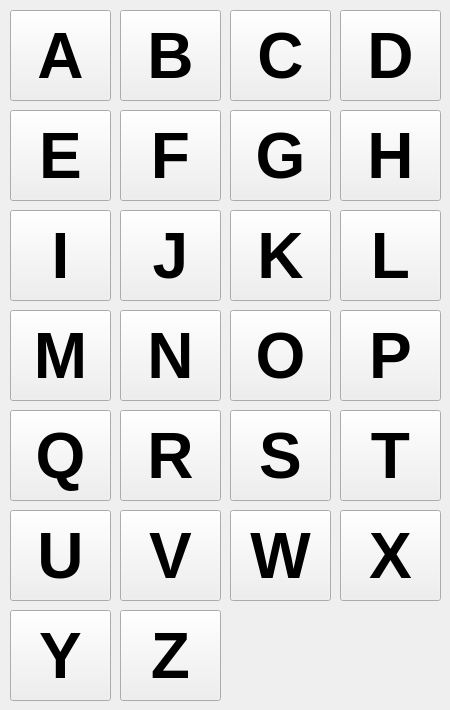
   <widget class="QWidget" name="page_3">
    <widget class="QPushButton" name="BY">
     <property name="geometry">
      <rect>
       <x>10</x>
       <y>610</y>
       <width>101</width>
       <height>91</height>
      </rect>
     </property>
     <property name="font">
      <font>
       <family>MS UI Gothic</family>
       <pointsize>48</pointsize>
       <weight>75</weight>
       <bold>true</bold>
      </font>
     </property>
     <property name="text">
      <string>Y</string>
     </property>
     <property name="checkable">
      <bool>false</bool>
     </property>
     <property name="autoDefault">
      <bool>false</bool>
     </property>
     <property name="default">
      <bool>false</bool>
     </property>
     <property name="flat">
      <bool>false</bool>
     </property>
    </widget>
    <widget class="QPushButton" name="BD">
     <property name="geometry">
      <rect>
       <x>340</x>
       <y>10</y>
       <width>101</width>
       <height>91</height>
      </rect>
     </property>
     <property name="font">
      <font>
       <family>MS UI Gothic</family>
       <pointsize>48</pointsize>
       <weight>75</weight>
       <bold>true</bold>
      </font>
     </property>
     <property name="text">
      <string>D</string>
     </property>
     <property name="checkable">
      <bool>false</bool>
     </property>
     <property name="autoDefault">
      <bool>false</bool>
     </property>
     <property name="default">
      <bool>false</bool>
     </property>
     <property name="flat">
      <bool>false</bool>
     </property>
    </widget>
    <widget class="QPushButton" name="BW">
     <property name="geometry">
      <rect>
       <x>230</x>
       <y>510</y>
       <width>101</width>
       <height>91</height>
      </rect>
     </property>
     <property name="font">
      <font>
       <family>MS UI Gothic</family>
       <pointsize>48</pointsize>
       <weight>75</weight>
       <bold>true</bold>
      </font>
     </property>
     <property name="text">
      <string>W</string>
     </property>
     <property name="checkable">
      <bool>false</bool>
     </property>
     <property name="autoDefault">
      <bool>false</bool>
     </property>
     <property name="default">
      <bool>false</bool>
     </property>
     <property name="flat">
      <bool>false</bool>
     </property>
    </widget>
    <widget class="QPushButton" name="BZ">
     <property name="geometry">
      <rect>
       <x>120</x>
       <y>610</y>
       <width>101</width>
       <height>91</height>
      </rect>
     </property>
     <property name="font">
      <font>
       <family>MS UI Gothic</family>
       <pointsize>48</pointsize>
       <weight>75</weight>
       <bold>true</bold>
      </font>
     </property>
     <property name="text">
      <string>Z</string>
     </property>
     <property name="checkable">
      <bool>false</bool>
     </property>
     <property name="autoDefault">
      <bool>false</bool>
     </property>
     <property name="default">
      <bool>false</bool>
     </property>
     <property name="flat">
      <bool>false</bool>
     </property>
    </widget>
    <widget class="QPushButton" name="BN">
     <property name="geometry">
      <rect>
       <x>120</x>
       <y>310</y>
       <width>101</width>
       <height>91</height>
      </rect>
     </property>
     <property name="font">
      <font>
       <family>MS UI Gothic</family>
       <pointsize>48</pointsize>
       <weight>75</weight>
       <bold>true</bold>
      </font>
     </property>
     <property name="text">
      <string>N</string>
     </property>
     <property name="checkable">
      <bool>false</bool>
     </property>
     <property name="autoDefault">
      <bool>false</bool>
     </property>
     <property name="default">
      <bool>false</bool>
     </property>
     <property name="flat">
      <bool>false</bool>
     </property>
    </widget>
    <widget class="QPushButton" name="BV">
     <property name="geometry">
      <rect>
       <x>120</x>
       <y>510</y>
       <width>101</width>
       <height>91</height>
      </rect>
     </property>
     <property name="font">
      <font>
       <family>MS UI Gothic</family>
       <pointsize>48</pointsize>
       <weight>75</weight>
       <bold>true</bold>
      </font>
     </property>
     <property name="text">
      <string>V</string>
     </property>
     <property name="checkable">
      <bool>false</bool>
     </property>
     <property name="autoDefault">
      <bool>false</bool>
     </property>
     <property name="default">
      <bool>false</bool>
     </property>
     <property name="flat">
      <bool>false</bool>
     </property>
    </widget>
    <widget class="QPushButton" name="BB">
     <property name="geometry">
      <rect>
       <x>120</x>
       <y>10</y>
       <width>101</width>
       <height>91</height>
      </rect>
     </property>
     <property name="font">
      <font>
       <family>MS UI Gothic</family>
       <pointsize>48</pointsize>
       <weight>75</weight>
       <bold>true</bold>
      </font>
     </property>
     <property name="text">
      <string>B</string>
     </property>
     <property name="checkable">
      <bool>false</bool>
     </property>
     <property name="autoDefault">
      <bool>false</bool>
     </property>
     <property name="default">
      <bool>false</bool>
     </property>
     <property name="flat">
      <bool>false</bool>
     </property>
    </widget>
    <widget class="QPushButton" name="BR">
     <property name="geometry">
      <rect>
       <x>120</x>
       <y>410</y>
       <width>101</width>
       <height>91</height>
      </rect>
     </property>
     <property name="font">
      <font>
       <family>MS UI Gothic</family>
       <pointsize>48</pointsize>
       <weight>75</weight>
       <bold>true</bold>
      </font>
     </property>
     <property name="text">
      <string>R</string>
     </property>
     <property name="checkable">
      <bool>false</bool>
     </property>
     <property name="autoDefault">
      <bool>false</bool>
     </property>
     <property name="default">
      <bool>false</bool>
     </property>
     <property name="flat">
      <bool>false</bool>
     </property>
    </widget>
    <widget class="QPushButton" name="BU">
     <property name="geometry">
      <rect>
       <x>10</x>
       <y>510</y>
       <width>101</width>
       <height>91</height>
      </rect>
     </property>
     <property name="font">
      <font>
       <family>MS UI Gothic</family>
       <pointsize>48</pointsize>
       <weight>75</weight>
       <bold>true</bold>
      </font>
     </property>
     <property name="text">
      <string>U</string>
     </property>
     <property name="checkable">
      <bool>false</bool>
     </property>
     <property name="autoDefault">
      <bool>false</bool>
     </property>
     <property name="default">
      <bool>false</bool>
     </property>
     <property name="flat">
      <bool>false</bool>
     </property>
    </widget>
    <widget class="QPushButton" name="BJ">
     <property name="geometry">
      <rect>
       <x>120</x>
       <y>210</y>
       <width>101</width>
       <height>91</height>
      </rect>
     </property>
     <property name="font">
      <font>
       <family>MS UI Gothic</family>
       <pointsize>48</pointsize>
       <weight>75</weight>
       <bold>true</bold>
      </font>
     </property>
     <property name="text">
      <string>J</string>
     </property>
     <property name="checkable">
      <bool>false</bool>
     </property>
     <property name="autoDefault">
      <bool>false</bool>
     </property>
     <property name="default">
      <bool>false</bool>
     </property>
     <property name="flat">
      <bool>false</bool>
     </property>
    </widget>
    <widget class="QPushButton" name="BL">
     <property name="geometry">
      <rect>
       <x>340</x>
       <y>210</y>
       <width>101</width>
       <height>91</height>
      </rect>
     </property>
     <property name="font">
      <font>
       <family>MS UI Gothic</family>
       <pointsize>48</pointsize>
       <weight>75</weight>
       <bold>true</bold>
      </font>
     </property>
     <property name="text">
      <string>L</string>
     </property>
     <property name="checkable">
      <bool>false</bool>
     </property>
     <property name="autoDefault">
      <bool>false</bool>
     </property>
     <property name="default">
      <bool>false</bool>
     </property>
     <property name="flat">
      <bool>false</bool>
     </property>
    </widget>
    <widget class="QPushButton" name="BI">
     <property name="geometry">
      <rect>
       <x>10</x>
       <y>210</y>
       <width>101</width>
       <height>91</height>
      </rect>
     </property>
     <property name="font">
      <font>
       <family>MS UI Gothic</family>
       <pointsize>48</pointsize>
       <weight>75</weight>
       <bold>true</bold>
      </font>
     </property>
     <property name="text">
      <string>I</string>
     </property>
     <property name="checkable">
      <bool>false</bool>
     </property>
     <property name="autoDefault">
      <bool>false</bool>
     </property>
     <property name="default">
      <bool>false</bool>
     </property>
     <property name="flat">
      <bool>false</bool>
     </property>
    </widget>
    <widget class="QPushButton" name="BC">
     <property name="geometry">
      <rect>
       <x>230</x>
       <y>10</y>
       <width>101</width>
       <height>91</height>
      </rect>
     </property>
     <property name="font">
      <font>
       <family>MS UI Gothic</family>
       <pointsize>48</pointsize>
       <weight>75</weight>
       <bold>true</bold>
      </font>
     </property>
     <property name="text">
      <string>C</string>
     </property>
     <property name="checkable">
      <bool>false</bool>
     </property>
     <property name="autoDefault">
      <bool>false</bool>
     </property>
     <property name="default">
      <bool>false</bool>
     </property>
     <property name="flat">
      <bool>false</bool>
     </property>
    </widget>
    <widget class="QPushButton" name="BO">
     <property name="geometry">
      <rect>
       <x>230</x>
       <y>310</y>
       <width>101</width>
       <height>91</height>
      </rect>
     </property>
     <property name="font">
      <font>
       <family>MS UI Gothic</family>
       <pointsize>48</pointsize>
       <weight>75</weight>
       <bold>true</bold>
      </font>
     </property>
     <property name="text">
      <string>O</string>
     </property>
     <property name="checkable">
      <bool>false</bool>
     </property>
     <property name="autoDefault">
      <bool>false</bool>
     </property>
     <property name="default">
      <bool>false</bool>
     </property>
     <property name="flat">
      <bool>false</bool>
     </property>
    </widget>
    <widget class="QPushButton" name="BF">
     <property name="geometry">
      <rect>
       <x>120</x>
       <y>110</y>
       <width>101</width>
       <height>91</height>
      </rect>
     </property>
     <property name="font">
      <font>
       <family>MS UI Gothic</family>
       <pointsize>48</pointsize>
       <weight>75</weight>
       <bold>true</bold>
      </font>
     </property>
     <property name="text">
      <string>F</string>
     </property>
     <property name="checkable">
      <bool>false</bool>
     </property>
     <property name="autoDefault">
      <bool>false</bool>
     </property>
     <property name="default">
      <bool>false</bool>
     </property>
     <property name="flat">
      <bool>false</bool>
     </property>
    </widget>
    <widget class="QPushButton" name="BK">
     <property name="geometry">
      <rect>
       <x>230</x>
       <y>210</y>
       <width>101</width>
       <height>91</height>
      </rect>
     </property>
     <property name="font">
      <font>
       <family>MS UI Gothic</family>
       <pointsize>48</pointsize>
       <weight>75</weight>
       <bold>true</bold>
      </font>
     </property>
     <property name="text">
      <string>K</string>
     </property>
     <property name="checkable">
      <bool>false</bool>
     </property>
     <property name="autoDefault">
      <bool>false</bool>
     </property>
     <property name="default">
      <bool>false</bool>
     </property>
     <property name="flat">
      <bool>false</bool>
     </property>
    </widget>
    <widget class="QPushButton" name="BE">
     <property name="geometry">
      <rect>
       <x>10</x>
       <y>110</y>
       <width>101</width>
       <height>91</height>
      </rect>
     </property>
     <property name="font">
      <font>
       <family>MS UI Gothic</family>
       <pointsize>48</pointsize>
       <weight>75</weight>
       <bold>true</bold>
      </font>
     </property>
     <property name="text">
      <string>E</string>
     </property>
     <property name="checkable">
      <bool>false</bool>
     </property>
     <property name="autoDefault">
      <bool>false</bool>
     </property>
     <property name="default">
      <bool>false</bool>
     </property>
     <property name="flat">
      <bool>false</bool>
     </property>
    </widget>
    <widget class="QPushButton" name="BH">
     <property name="geometry">
      <rect>
       <x>340</x>
       <y>110</y>
       <width>101</width>
       <height>91</height>
      </rect>
     </property>
     <property name="font">
      <font>
       <family>MS UI Gothic</family>
       <pointsize>48</pointsize>
       <weight>75</weight>
       <bold>true</bold>
      </font>
     </property>
     <property name="text">
      <string>H</string>
     </property>
     <property name="checkable">
      <bool>false</bool>
     </property>
     <property name="autoDefault">
      <bool>false</bool>
     </property>
     <property name="default">
      <bool>false</bool>
     </property>
     <property name="flat">
      <bool>false</bool>
     </property>
    </widget>
    <widget class="QPushButton" name="BA">
     <property name="geometry">
      <rect>
       <x>10</x>
       <y>10</y>
       <width>101</width>
       <height>91</height>
      </rect>
     </property>
     <property name="font">
      <font>
       <family>MS UI Gothic</family>
       <pointsize>48</pointsize>
       <weight>75</weight>
       <bold>true</bold>
      </font>
     </property>
     <property name="text">
      <string>A</string>
     </property>
     <property name="checkable">
      <bool>false</bool>
     </property>
     <property name="autoDefault">
      <bool>false</bool>
     </property>
     <property name="default">
      <bool>false</bool>
     </property>
     <property name="flat">
      <bool>false</bool>
     </property>
    </widget>
    <widget class="QPushButton" name="BX">
     <property name="geometry">
      <rect>
       <x>340</x>
       <y>510</y>
       <width>101</width>
       <height>91</height>
      </rect>
     </property>
     <property name="font">
      <font>
       <family>MS UI Gothic</family>
       <pointsize>48</pointsize>
       <weight>75</weight>
       <bold>true</bold>
      </font>
     </property>
     <property name="text">
      <string>X</string>
     </property>
     <property name="checkable">
      <bool>false</bool>
     </property>
     <property name="autoDefault">
      <bool>false</bool>
     </property>
     <property name="default">
      <bool>false</bool>
     </property>
     <property name="flat">
      <bool>false</bool>
     </property>
    </widget>
    <widget class="QPushButton" name="BM">
     <property name="geometry">
      <rect>
       <x>10</x>
       <y>310</y>
       <width>101</width>
       <height>91</height>
      </rect>
     </property>
     <property name="font">
      <font>
       <family>MS UI Gothic</family>
       <pointsize>48</pointsize>
       <weight>75</weight>
       <bold>true</bold>
      </font>
     </property>
     <property name="text">
      <string>M</string>
     </property>
     <property name="checkable">
      <bool>false</bool>
     </property>
     <property name="autoDefault">
      <bool>false</bool>
     </property>
     <property name="default">
      <bool>false</bool>
     </property>
     <property name="flat">
      <bool>false</bool>
     </property>
    </widget>
    <widget class="QPushButton" name="BQ">
     <property name="geometry">
      <rect>
       <x>10</x>
       <y>410</y>
       <width>101</width>
       <height>91</height>
      </rect>
     </property>
     <property name="font">
      <font>
       <family>MS UI Gothic</family>
       <pointsize>48</pointsize>
       <weight>75</weight>
       <bold>true</bold>
      </font>
     </property>
     <property name="text">
      <string>Q</string>
     </property>
     <property name="checkable">
      <bool>false</bool>
     </property>
     <property name="autoDefault">
      <bool>false</bool>
     </property>
     <property name="default">
      <bool>false</bool>
     </property>
     <property name="flat">
      <bool>false</bool>
     </property>
    </widget>
    <widget class="QPushButton" name="BP">
     <property name="geometry">
      <rect>
       <x>340</x>
       <y>310</y>
       <width>101</width>
       <height>91</height>
      </rect>
     </property>
     <property name="font">
      <font>
       <family>MS UI Gothic</family>
       <pointsize>48</pointsize>
       <weight>75</weight>
       <bold>true</bold>
      </font>
     </property>
     <property name="text">
      <string>P</string>
     </property>
     <property name="checkable">
      <bool>false</bool>
     </property>
     <property name="autoDefault">
      <bool>false</bool>
     </property>
     <property name="default">
      <bool>false</bool>
     </property>
     <property name="flat">
      <bool>false</bool>
     </property>
    </widget>
    <widget class="QPushButton" name="BT">
     <property name="geometry">
      <rect>
       <x>340</x>
       <y>410</y>
       <width>101</width>
       <height>91</height>
      </rect>
     </property>
     <property name="font">
      <font>
       <family>MS UI Gothic</family>
       <pointsize>48</pointsize>
       <weight>75</weight>
       <bold>true</bold>
      </font>
     </property>
     <property name="text">
      <string>T</string>
     </property>
     <property name="checkable">
      <bool>false</bool>
     </property>
     <property name="autoDefault">
      <bool>false</bool>
     </property>
     <property name="default">
      <bool>false</bool>
     </property>
     <property name="flat">
      <bool>false</bool>
     </property>
    </widget>
    <widget class="QPushButton" name="BG">
     <property name="geometry">
      <rect>
       <x>230</x>
       <y>110</y>
       <width>101</width>
       <height>91</height>
      </rect>
     </property>
     <property name="font">
      <font>
       <family>MS UI Gothic</family>
       <pointsize>48</pointsize>
       <weight>75</weight>
       <bold>true</bold>
      </font>
     </property>
     <property name="text">
      <string>G</string>
     </property>
     <property name="checkable">
      <bool>false</bool>
     </property>
     <property name="autoDefault">
      <bool>false</bool>
     </property>
     <property name="default">
      <bool>false</bool>
     </property>
     <property name="flat">
      <bool>false</bool>
     </property>
    </widget>
    <widget class="QPushButton" name="BS">
     <property name="geometry">
      <rect>
       <x>230</x>
       <y>410</y>
       <width>101</width>
       <height>91</height>
      </rect>
     </property>
     <property name="font">
      <font>
       <family>MS UI Gothic</family>
       <pointsize>48</pointsize>
       <weight>75</weight>
       <bold>true</bold>
      </font>
     </property>
     <property name="text">
      <string>S</string>
     </property>
     <property name="checkable">
      <bool>false</bool>
     </property>
     <property name="autoDefault">
      <bool>false</bool>
     </property>
     <property name="default">
      <bool>false</bool>
     </property>
     <property name="flat">
      <bool>false</bool>
     </property>
    </widget>
   </widget>
